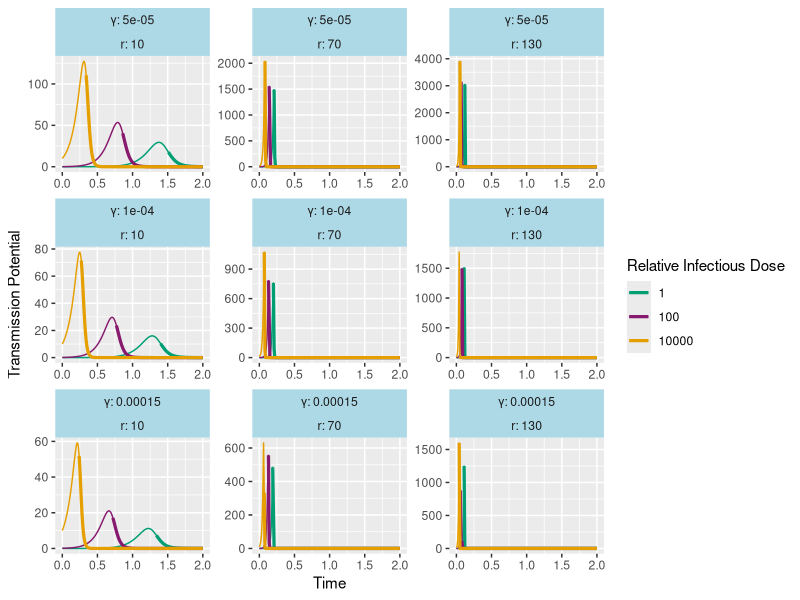
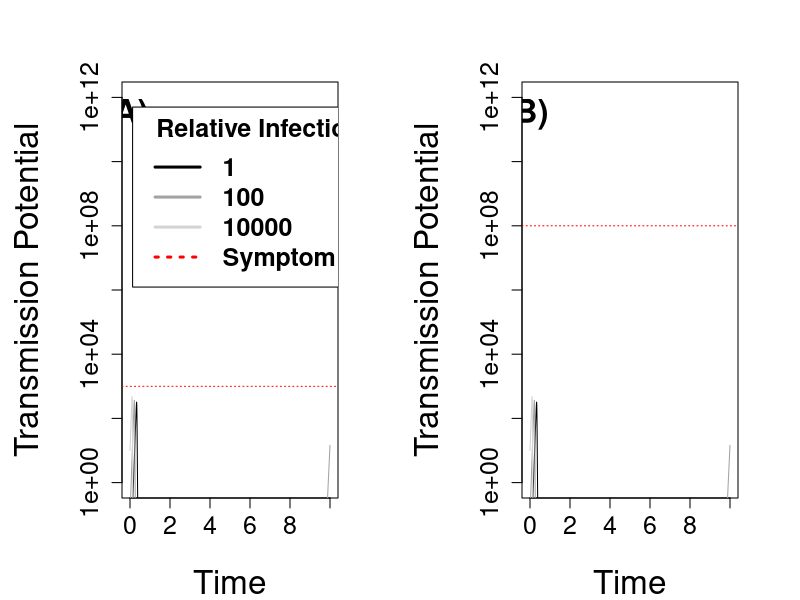
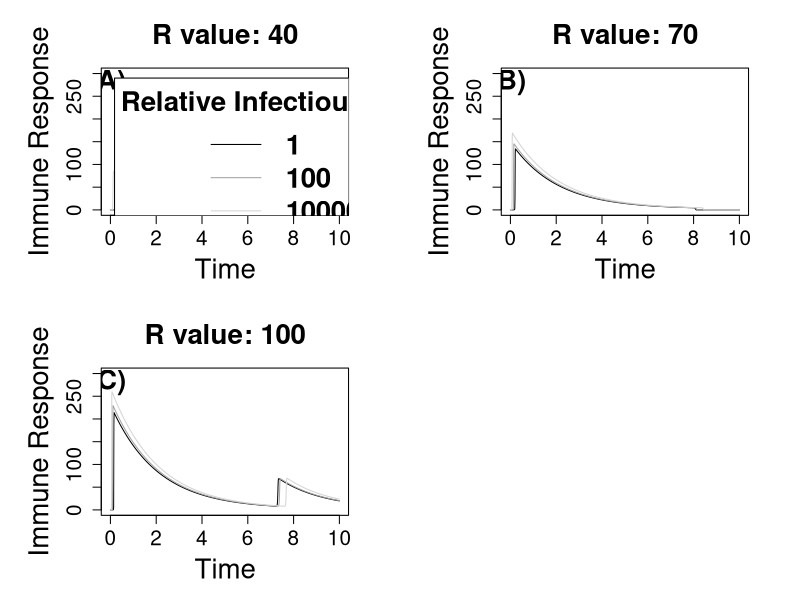
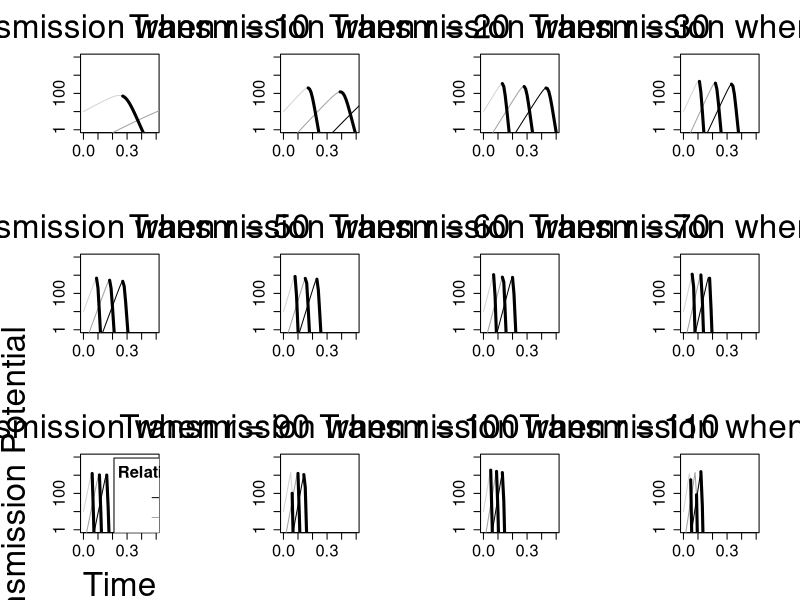
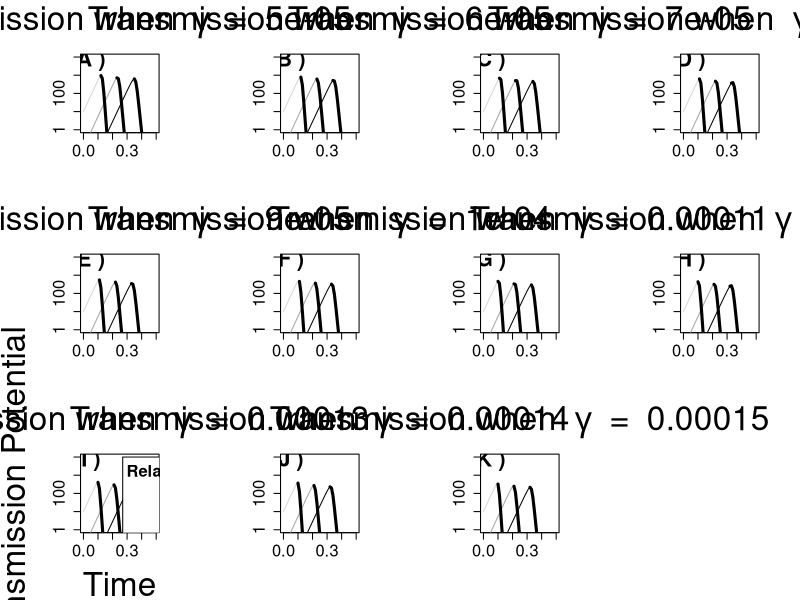
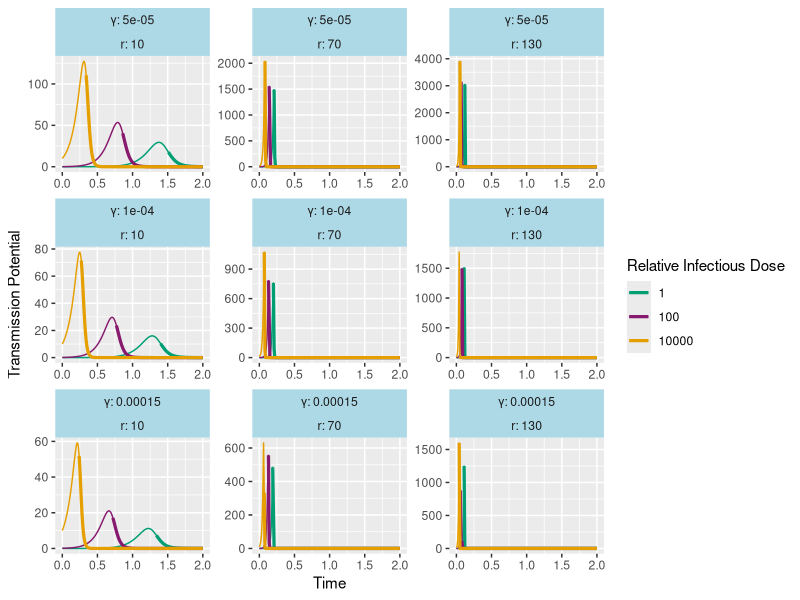

The R source for these figures, in order:
## ---- chunk 1
require(deSolve)
require(ggplot2)
## ---- chunk 2
transmission.model <- function(t, x, params) {
  P <- x[1]
  X <- x[2]
  
  with(
    as.list(params),
    {
      dP <- r*P - k*X*P
      dX <- a - d*X + y*k*X*P
    
      res <- c(dP, dX)
      list(res)
    }
  )
}

transmission.potential <- function(k, P) {
  return(ifelse(k*P < 0, 0, k*P))
}

plot.transmission.lines <- function(df, k) {
  df=df[df$P > 0,]
  transmission= transmission.potential(k, df$P)
  lines(df$time, transmission)
}

plot.simple.model.panel <- function(symp.thresh, datalow, datamed, datahigh, label) {
  plot(datalow$time, transmission.potential(k,datalow$P), log='y', ylim=c(1, 10^12), type="l",
       xlab="", ylab="", cex.lab=2, cex.axis=1.5)
  text(0.05, 3 * 10^11, labels=label, font=2, cex=2)
  lines(datamed$time, transmission.potential(k,datamed$P), col=medcolor)
  lines(datahigh$time, transmission.potential(k,datahigh$P), col=highcolor)
  abline(h=symp.thresh, lty=3, col="red")
  mtext(text="Time", side=1, line=4, cex=2)
  mtext(text="Transmission Potential", side=2, line=4, cex=2)
}

plot.immune.model.panel <- function(symp.thresh, r, label, col, y, vary) {
  par(mar=c(5.1, 6.1, 4.1, 3.1))
  params=c(r=r, k=3.5, y=y, a=1, d=.5)
  
  datalow <- data.frame(lsoda(c(P=lowid, X=0), time, transmission.model, params))
  datamed <- data.frame(lsoda(c(P=medid, X=0), time, transmission.model, params))
  datahigh <- data.frame(lsoda(c(P=highid, X=0), time, transmission.model, params))
  
  dfs <- list(datalow, datamed, datahigh)
  
  plot(1, type="n", xlab='', ylab='', log='y', xlim=c(0, 0.5), ylim=c(1, 10^4), 
       cex.lab=2, cex.axis=1.5, cex.main=2)
  plot.immune.model.line(datalow, symp.thresh, col[1])
  plot.immune.model.line(datamed, symp.thresh, col[2])
  plot.immune.model.line(datahigh, symp.thresh, col[3])
  
  if(vary=="gamma") {
    mtext(text=bquote("Transmission when "~ gamma ~ " = " ~ .(y)), font=2, side=3, line=1, cex=2)
    text(0.05, 6000, labels=label, font=2, cex=2)
  } else {
    text(0.25, 10^11, labels=label, font=2, cex=2)
    mtext(text=bquote("Transmission when r =" ~ .(r)), side=3, font=2, line=1, cex=2)
  }
}

plot.immune.model.line <- function(data, symp.thresh, col) {
  data=data[transmission.potential(k, data$P) > 0,]
  lines(data$time, transmission.potential(k, data$P), col=col)
  symptomatic <- data[data$X >= symp.thresh,]
  lines(symptomatic$time, transmission.potential(k,symptomatic$P), lwd=3)
}

plot.immune.response.panel <- function(ids, params, cols, label) {
  datalow <- data.frame(lsoda(c(P=ids[1], X=0), time, transmission.model, params))
  datamed <- data.frame(lsoda(c(P=ids[2], X=0), time, transmission.model, params))
  datahigh <- data.frame(lsoda(c(P=ids[3], X=0), time, transmission.model, params))
  
  plot(datalow$time, datalow$X, col=cols[1], type="l", ylim=c(0, 300),
       xlab="Time", ylab="Immune Response", main=paste("R value:", params[1]),
       cex.lab=2, cex.axis=1.5, cex.main=2)
  text(0.05, 280, labels=label, font=2, cex=2)
  
  lines(datamed$time, datamed$X, col=cols[2])
  lines(datahigh$time, datahigh$X, col=cols[3])
}


#Disproving simple model (everything depends on viral load only)

#Case 1: Symptoms threshold is below transmission threshold
params40 <- c(r=40, k=3.5, y=10^-4, a=1, d=.5)
params70 <- c(r=70, k=3.5, y=10^-4, a=1, d=.5)
params100 <- c(r=100, k=3.5, y=10^-4, a=1, d=.5)
time <- seq(0,10, by=0.01)
#ids <- read.csv("IDs.csv")
lowid <- 1
medid <- 100
highid <- 10000
ids <- c(lowid, medid, highid)
smallcolor <- "black"
medcolor <- "#a3a3a3"
highcolor <- "#d4d4d4"
cols <- c(smallcolor, medcolor, highcolor)
k <- 10^-3

datalow <- data.frame(lsoda(c(P=lowid, X=0), time, transmission.model, params40))
datamed <- data.frame(lsoda(c(P=medid, X=0), time, transmission.model, params40))
datahigh <- data.frame(lsoda(c(P=highid, X=0), time, transmission.model, params40))
#dfs <- lapply(ids, function(x) data.frame(lsoda(c(P=x, X=0), time, transmission.model, params40)))

png("Simple Model.png", width=1000, height=700)
par(mfrow=c(1, 2), mar=c(5.1, 6.1, 4.1, 3.1))
symp.thresh1 <- 1000
#plot(1, type="n", xlab='', ylab='', log="y", xlim=c(0, 0.5), ylim=c(1,10^12), cex.axis=2)
#lapply(dfs, plot.transmission.lines, k=k[2])
plot.simple.model.panel(symp.thresh1, datalow, datamed, datahigh, "A)")

legend(0.13, 5 * 10^11, 
       title="Relative Infectious Dose",
       legend=c("1", "100", "10000", "Symptom threshold"), 
       lty= c(1, 1, 1, 3, 3), col=c(smallcolor, medcolor, highcolor, "red"), lwd=3, 
       cex=1.5, text.font=2)


#Case 2: Symptoms threshold is above transmission threshold

symp.thresh2 <- 10^8

plot.simple.model.panel(symp.thresh2, datalow, datamed, datahigh, "B)")

dev.off()

#Plotting immune response over time

png("Immune response.png", width=1000, height=900)

par(mfrow=c(2, 2), mar=c(5.1, 6.1, 4.1, 3.1))

plot.immune.response.panel(ids, params40, cols, "A)")

legend(0.18, 290, 
       title="Relative Infectious Dose",
       legend=c("1", "100", "10000"), 
       col=c(smallcolor, medcolor, highcolor), 
       cex=2, text.font=2, lty=1)

plot.immune.response.panel(ids, params70, cols, "B)")

plot.immune.response.panel(ids, params100, cols, "C)")

dev.off()

#Model where symptom development depends on immune response. r varies.

symp.thresh <- 5

r <- seq(10, 130, by=10)

png("Immune-based symptoms varying r.png", width=1400, height=1000)

par(mfrow=c(3, 4), mar=c(5.1, 6.1, 4.1, 3.1))

for (i in seq(1, 12)) {
  
  plot.immune.model.panel(symp.thresh, round(r[i]), paste(LETTERS[i], ")"), cols, 10^-4, "r")

  if (i == 9) {
    mtext(text="Time", side=1, line=4, cex=2)
    mtext(text="Transmission Potential", side=2, line=4, cex=2)
    
    legend(0.21, 8800, 
           title="Relative Infectious Dose",
           legend=c("1", "100", "10000", "Symptoms"), 
           col=c(smallcolor, medcolor, highcolor, smallcolor), lwd=c(1, 1, 1, 3), 
           cex=1.5, text.font=2)
  }

}

dev.off()

#Symptom development depends on immune response. gamma varies. r=40.
symp.thresh <- 5

y <- seq(.5 * 10^-4, 1.5*10^-4, by=.1*10^-4)

png("Immune-based symptoms varying y many.png", width=1600, height=1000)

par(mfrow=c(3, 4), mar=c(5.1, 6.1, 4.1, 3.1))

for (i in seq(1, 11)) {
  
  plot.immune.model.panel(symp.thresh, 40, paste(LETTERS[i], ")"), cols, y[i], "gamma")
  
  if (i == 9) {
    mtext(text="Time", side=1, line=4, cex=2)
    mtext(text="Transmission Potential", side=2, line=4, cex=2)
    
    legend(0.27, 10000, 
           title="Relative Infectious Dose",
           legend=c("1", "100", "10000", "Symptoms"), 
           col=c(smallcolor, medcolor, highcolor, smallcolor), lwd=c(1, 1, 1, 3), 
           cex=1.5, text.font=2)
  }
  
}

dev.off()

## ---- chunk 3
symp.thresh <- 5
gamma_variable <- c(0.5 * 10^-4, 10^-4, 1.5 * 10^-4)
r_variable <- c(10, 70, 130)

gamma_r <- expand.grid(gamma=gamma_variable, r=r_variable)

desolve_function <- function(gamma, r, id) {
  time= seq(0,2, by=0.01)
  parameter_value = c(y=gamma, r=r, a=1, d=.5, k=3.5)
  df = data.frame(lsoda(c(P=id, X=0), time, transmission.model, parameter_value))
  tp = data.frame(time=time, transmission_potential=transmission.potential(10^-3, df$P), immune=df$X, gamma, r)
  return(tp)
}

#lowdose is a list
lowdose <- mapply(desolve_function, gamma_r$gamma, gamma_r$r, id=1, SIMPLIFY = FALSE)

lowdose_full <- do.call(rbind, lowdose)

symptomaticlow <- lowdose_full[lowdose_full$immune >= symp.thresh,]

#meddose is a list
meddose <- mapply(desolve_function, gamma_r$gamma, gamma_r$r, id=100, SIMPLIFY = FALSE)

meddose_full <- do.call(rbind, meddose)

symptomaticmed <- meddose_full[meddose_full$immune >= symp.thresh,]

#highdose is a list
highdose <- mapply(desolve_function, gamma_r$gamma, gamma_r$r, id=10000, SIMPLIFY = FALSE)

highdose_full <- do.call(rbind, highdose)

symptomatichigh <- highdose_full[highdose_full$immune >= symp.thresh,]

## ---- chunk 4
r.labs <- rep(c("r: 10", "r: 70", "r: 130"), 9)
names(r.labs) <- rep(c("10", "70", "130"), 3)

gamma.labs <- c(rep("\u03B3: 5e-05", 3), rep("\u03B3: 1e-04", 3), rep("\u03B3: 0.00015", 3))
names(gamma.labs) <- c(rep("5e-05", 3), rep("1e-04", 3), rep("0.00015", 3))

cols <- c("1"="#009E73", "100"="#871a6e", "10000"="#E69F00")
  
ggplot(NULL, aes(x=time, y=transmission_potential)) +
  facet_wrap(gamma~r, scales='free', labeller=labeller(gamma=gamma.labs, r=r.labs)) + 
  
  #Transmission potential lines
  geom_line(data=lowdose_full, aes(colour= "1")) +
  geom_line(data=meddose_full, aes(colour="100")) + 
  geom_line(data=highdose_full, aes(colour="10000")) + 
  
  #Bolded transmission potential lines where symptoms occur
  geom_line(data=symptomaticlow, aes(colour= "1"), lwd=1.1) +
  geom_line(data=symptomaticmed, aes(colour="100"), lwd=1.1) + 
  geom_line(data=symptomatichigh, aes(colour="10000"), lwd=1.1) + 
  
  xlab("Time") + ylab("Transmission Potential") +
  theme(strip.background = element_rect(fill="lightblue")) +
  scale_color_manual(name="Relative Infectious Dose", values = cols)

ggsave("./Figures/Varying r and y 9 plots.png")
